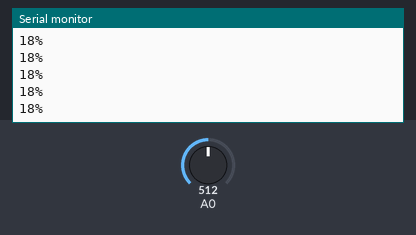
A sketch run on a simulated Arduino Uno, built with avr-gcc and run on an emulated ATmega328P. Parts: the last lines printed to the serial monitor. The test bench sets the inputs (shaded band); at power-on: A0 = 512.

Above: at 1.2 s.
1.3 s: A0 set to 716
At 1.31 s:
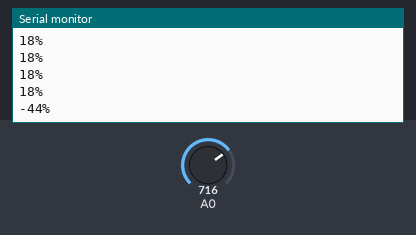
2.8 s: A0 set to 900
At 2.81 s:
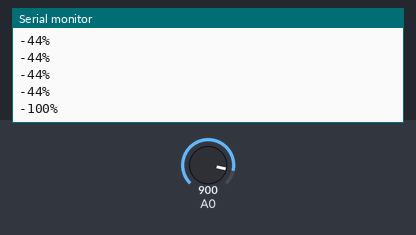
Timing chart, 0 to 5.8 s (numbered marks = the images above; inputs shaded):
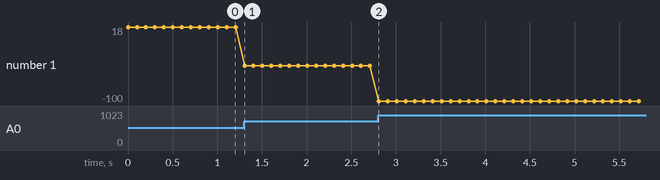

The sketch:

capacitive-soil-moist-test.ino
```cpp
const int d = 568;
const int w = 239;

void setup() {
  // put your setup code here, to run once:
  Serial.begin(9600);
}

void loop() {
  int sensorVal = analogRead(A0);
  // put your main code here, to run repeatedly:
  int percentageHumidity = map(sensorVal,w,d,100,0);

  Serial.print(percentageHumidity);
  Serial.println("%");

  delay(100);
}
```

Measured:
- after the input at 1.3 s, the serial monitor: prints a new line at once (image 1)
- after the input at 2.8 s, the serial monitor: prints a new line at once (image 2)
- plotted number 1: 18 → -44 after the input at 1.3 s, -44 → -100 after the input at 2.8 s
